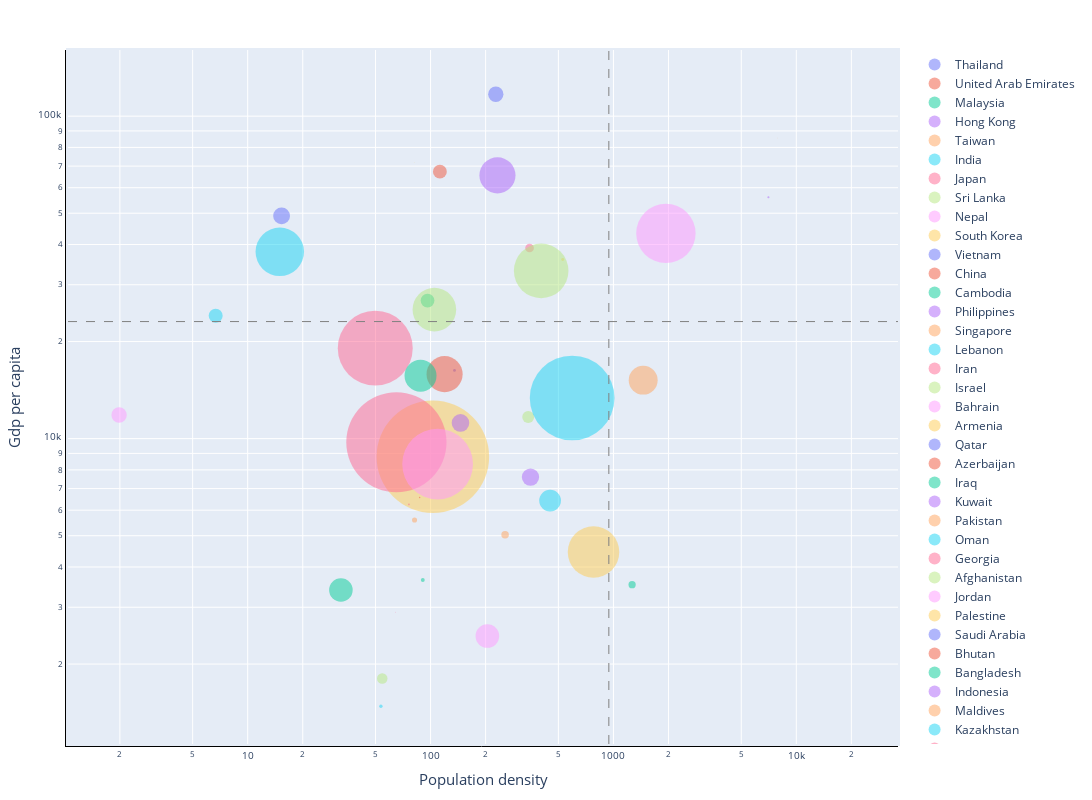

The notebook cell saved with this chart:
### Code cell
fig_cross_plot = plot_scatter(df_plot[df_plot.continent == 'Asia'], x='population_density',y='gdp_per_capita',\
                   size='total_deaths_per_million', marker_size=250)
plotly_streamlit_layout(fig_cross_plot, height=800, width=1600)

# st.plotly_chart(fig_cross_plot)
# fig_cross_plot.update_traces(marker_size={50})

# fig_cross_plot.update_traces(marker=dict(size=list(df_plot.size_by_marker)))

### Figure 1 — Plotly figure (JSON) as saved in the notebook; plotly's stock layout.template omitted (floating-point values rounded to 4 significant figures)
{"data": [{"hoverinfo": "text", "hovertext": "<b>Thailand</b><br>Total deaths per million : 37", "marker": {"color": "#636EFA", "opacity": 0.5, "size": 2.762}, "mode": "markers", "name": "Thailand", "type": "scatter", "x": [135.1], "y": [16280.0]}, {"hoverinfo": "text", "hovertext": "<b>United Arab Emirates</b><br>Total deaths per million : 188", "marker": {"color": "#EF553B", "opacity": 0.5, "size": 13.81}, "mode": "markers", "name": "United Arab Emirates", "type": "scatter", "x": [112.4], "y": [67290.0]}, {"hoverinfo": "text", "hovertext": "<b>Malaysia</b><br>Total deaths per million : 187", "marker": {"color": "#00CC96", "opacity": 0.5, "size": 13.77}, "mode": "markers", "name": "Malaysia", "type": "scatter", "x": [96.25], "y": [26810.0]}, {"hoverinfo": "text", "hovertext": "<b>Hong Kong</b><br>Total deaths per million : 28", "marker": {"color": "#AB63FA", "opacity": 0.5, "size": 2.077}, "mode": "markers", "name": "Hong Kong", "type": "scatter", "x": [7040.0], "y": [56050.0]}, {"hoverinfo": "text", "hovertext": "<b>Taiwan</b><br>Total deaths per million : 30", "marker": {"color": "#FFA15A", "opacity": 0.5, "size": 2.27}, "mode": "markers", "name": "Taiwan", "type": "scatter", "x": [0], "y": [0]}, {"hoverinfo": "text", "hovertext": "<b>India</b><br>Total deaths per million : 295", "marker": {"color": "#19D3F3", "opacity": 0.5, "size": 21.72}, "mode": "markers", "name": "India", "type": "scatter", "x": [450.4], "y": [6427.0]}, {"hoverinfo": "text", "hovertext": "<b>Japan</b><br>Total deaths per million : 117", "marker": {"color": "#FF6692", "opacity": 0.5, "size": 8.65}, "mode": "markers", "name": "Japan", "type": "scatter", "x": [347.8], "y": [39000.0]}, {"hoverinfo": "text", "hovertext": "<b>Sri Lanka</b><br>Total deaths per million : 161", "marker": {"color": "#B6E880", "opacity": 0.5, "size": 11.89}, "mode": "markers", "name": "Sri Lanka", "type": "scatter", "x": [342.0], "y": [11670.0]}, {"hoverinfo": "text", "hovertext": "<b>Nepal</b><br>Total deaths per million : 321", "marker": {"color": "#FF97FF", "opacity": 0.5, "size": 23.6}, "mode": "markers", "name": "Nepal", "type": "scatter", "x": [204.4], "y": [2443.0]}, {"hoverinfo": "text", "hovertext": "<b>South Korea</b><br>Total deaths per million : 39", "marker": {"color": "#FECB52", "opacity": 0.5, "size": 2.927}, "mode": "markers", "name": "South Korea", "type": "scatter", "x": [528.0], "y": [35940.0]}, {"hoverinfo": "text", "hovertext": "<b>Vietnam</b><br>Total deaths per million : 1", "marker": {"color": "#636EFA", "opacity": 0.5, "size": 0.08454}, "mode": "markers", "name": "Vietnam", "type": "scatter", "x": [308.1], "y": [6172.0]}, {"hoverinfo": "text", "hovertext": "<b>China</b><br>Total deaths per million : 3", "marker": {"color": "#EF553B", "opacity": 0.5, "size": 0.2366}, "mode": "markers", "name": "China", "type": "scatter", "x": [147.7], "y": [15310.0]}, {"hoverinfo": "text", "hovertext": "<b>Cambodia</b><br>Total deaths per million : 52", "marker": {"color": "#00CC96", "opacity": 0.5, "size": 3.87}, "mode": "markers", "name": "Cambodia", "type": "scatter", "x": [90.67], "y": [3645.0]}, {"hoverinfo": "text", "hovertext": "<b>Philippines</b><br>Total deaths per million : 235", "marker": {"color": "#AB63FA", "opacity": 0.5, "size": 17.3}, "mode": "markers", "name": "Philippines", "type": "scatter", "x": [351.9], "y": [7599.0]}, {"hoverinfo": "text", "hovertext": "<b>Singapore</b><br>Total deaths per million : 6", "marker": {"color": "#FFA15A", "opacity": 0.5, "size": 0.4519}, "mode": "markers", "name": "Singapore", "type": "scatter", "x": [7916.0], "y": [85540.0]}, {"hoverinfo": "text", "hovertext": "<b>Lebanon</b><br>Total deaths per million : 1153", "marker": {"color": "#19D3F3", "opacity": 0.5, "size": 84.72}, "mode": "markers", "name": "Lebanon", "type": "scatter", "x": [594.6], "y": [13370.0]}, {"hoverinfo": "text", "hovertext": "<b>Iran</b><br>Total deaths per million : 1020", "marker": {"color": "#FF6692", "opacity": 0.5, "size": 74.93}, "mode": "markers", "name": "Iran", "type": "scatter", "x": [49.83], "y": [19080.0]}, {"hoverinfo": "text", "hovertext": "<b>Israel</b><br>Total deaths per million : 743", "marker": {"color": "#B6E880", "opacity": 0.5, "size": 54.6}, "mode": "markers", "name": "Israel", "type": "scatter", "x": [402.6], "y": [33130.0]}, {"hoverinfo": "text", "hovertext": "<b>Bahrain</b><br>Total deaths per million : 808", "marker": {"color": "#FF97FF", "opacity": 0.5, "size": 59.39}, "mode": "markers", "name": "Bahrain", "type": "scatter", "x": [1936.0], "y": [43290.0]}, {"hoverinfo": "text", "hovertext": "<b>Armenia</b><br>Total deaths per million : 1532", "marker": {"color": "#FECB52", "opacity": 0.5, "size": 112.6}, "mode": "markers", "name": "Armenia", "type": "scatter", "x": [102.9], "y": [8788.0]}, {"hoverinfo": "text", "hovertext": "<b>Qatar</b><br>Total deaths per million : 207", "marker": {"color": "#636EFA", "opacity": 0.5, "size": 15.27}, "mode": "markers", "name": "Qatar", "type": "scatter", "x": [227.3], "y": [116900.0]}, {"hoverinfo": "text", "hovertext": "<b>Azerbaijan</b><br>Total deaths per million : 491", "marker": {"color": "#EF553B", "opacity": 0.5, "size": 36.1}, "mode": "markers", "name": "Azerbaijan", "type": "scatter", "x": [119.3], "y": [15850.0]}, {"hoverinfo": "text", "hovertext": "<b>Iraq</b><br>Total deaths per million : 435", "marker": {"color": "#00CC96", "opacity": 0.5, "size": 31.98}, "mode": "markers", "name": "Iraq", "type": "scatter", "x": [88.12], "y": [15660.0]}, {"hoverinfo": "text", "hovertext": "<b>Kuwait</b><br>Total deaths per million : 491", "marker": {"color": "#AB63FA", "opacity": 0.5, "size": 36.12}, "mode": "markers", "name": "Kuwait", "type": "scatter", "x": [232.1], "y": [65530.0]}, {"hoverinfo": "text", "hovertext": "<b>Pakistan</b><br>Total deaths per million : 102", "marker": {"color": "#FFA15A", "opacity": 0.5, "size": 7.509}, "mode": "markers", "name": "Pakistan", "type": "scatter", "x": [255.6], "y": [5035.0]}, {"hoverinfo": "text", "hovertext": "<b>Oman</b><br>Total deaths per million : 660", "marker": {"color": "#19D3F3", "opacity": 0.5, "size": 48.48}, "mode": "markers", "name": "Oman", "type": "scatter", "x": [14.98], "y": [37960.0]}, {"hoverinfo": "text", "hovertext": "<b>Georgia</b><br>Total deaths per million : 1364", "marker": {"color": "#FF6692", "opacity": 0.5, "size": 100.2}, "mode": "markers", "name": "Georgia", "type": "scatter", "x": [65.03], "y": [9745.0]}, {"hoverinfo": "text", "hovertext": "<b>Afghanistan</b><br>Total deaths per million : 142", "marker": {"color": "#B6E880", "opacity": 0.5, "size": 10.49}, "mode": "markers", "name": "Afghanistan", "type": "scatter", "x": [54.42], "y": [1804.0]}, {"hoverinfo": "text", "hovertext": "<b>Jordan</b><br>Total deaths per million : 963", "marker": {"color": "#FF97FF", "opacity": 0.5, "size": 70.73}, "mode": "markers", "name": "Jordan", "type": "scatter", "x": [109.3], "y": [8337.0]}, {"hoverinfo": "text", "hovertext": "<b>Palestine</b><br>Total deaths per million : 701", "marker": {"color": "#FECB52", "opacity": 0.5, "size": 51.54}, "mode": "markers", "name": "Palestine", "type": "scatter", "x": [778.2], "y": [4450.0]}, {"hoverinfo": "text", "hovertext": "<b>Saudi Arabia</b><br>Total deaths per million : 228", "marker": {"color": "#636EFA", "opacity": 0.5, "size": 16.8}, "mode": "markers", "name": "Saudi Arabia", "type": "scatter", "x": [15.32], "y": [49050.0]}, {"hoverinfo": "text", "hovertext": "<b>Bhutan</b><br>Total deaths per million : 1", "marker": {"color": "#EF553B", "opacity": 0.5, "size": 0.09519}, "mode": "markers", "name": "Bhutan", "type": "scatter", "x": [21.19], "y": [8709.0]}, {"hoverinfo": "text", "hovertext": "<b>Bangladesh</b><br>Total deaths per million : 98", "marker": {"color": "#00CC96", "opacity": 0.5, "size": 7.22}, "mode": "markers", "name": "Bangladesh", "type": "scatter", "x": [1265.0], "y": [3524.0]}, {"hoverinfo": "text", "hovertext": "<b>Indonesia</b><br>Total deaths per million : 239", "marker": {"color": "#AB63FA", "opacity": 0.5, "size": 17.58}, "mode": "markers", "name": "Indonesia", "type": "scatter", "x": [145.7], "y": [11190.0]}, {"hoverinfo": "text", "hovertext": "<b>Maldives</b><br>Total deaths per million : 394", "marker": {"color": "#FFA15A", "opacity": 0.5, "size": 28.94}, "mode": "markers", "name": "Maldives", "type": "scatter", "x": [1454.0], "y": [15180.0]}, {"hoverinfo": "text", "hovertext": "<b>Kazakhstan</b><br>Total deaths per million : 190", "marker": {"color": "#19D3F3", "opacity": 0.5, "size": 13.96}, "mode": "markers", "name": "Kazakhstan", "type": "scatter", "x": [6.681], "y": [24060.0]}, {"hoverinfo": "text", "hovertext": "<b>Uzbekistan</b><br>Total deaths per million : 22", "marker": {"color": "#FF6692", "opacity": 0.5, "size": 1.683}, "mode": "markers", "name": "Uzbekistan", "type": "scatter", "x": [76.13], "y": [6253.0]}, {"hoverinfo": "text", "hovertext": "<b>Turkey</b><br>Total deaths per million : 593", "marker": {"color": "#B6E880", "opacity": 0.5, "size": 43.63}, "mode": "markers", "name": "Turkey", "type": "scatter", "x": [104.9], "y": [25130.0]}, {"hoverinfo": "text", "hovertext": "<b>Mongolia</b><br>Total deaths per million : 208", "marker": {"color": "#FF97FF", "opacity": 0.5, "size": 15.32}, "mode": "markers", "name": "Mongolia", "type": "scatter", "x": [1.98], "y": [11840.0]}, {"hoverinfo": "text", "hovertext": "<b>Brunei</b><br>Total deaths per million : 6", "marker": {"color": "#FECB52", "opacity": 0.5, "size": 0.5036}, "mode": "markers", "name": "Brunei", "type": "scatter", "x": [81.35], "y": [71810.0]}, {"hoverinfo": "text", "hovertext": "<b>Syria</b><br>Total deaths per million : 108", "marker": {"color": "#636EFA", "opacity": 0.5, "size": 7.957}, "mode": "markers", "name": "Syria", "type": "scatter", "x": [0], "y": [0]}, {"hoverinfo": "text", "hovertext": "<b>Timor</b><br>Total deaths per million : 18", "marker": {"color": "#EF553B", "opacity": 0.5, "size": 1.393}, "mode": "markers", "name": "Timor", "type": "scatter", "x": [87.18], "y": [6570.0]}, {"hoverinfo": "text", "hovertext": "<b>Kyrgyzstan</b><br>Total deaths per million : 320", "marker": {"color": "#00CC96", "opacity": 0.5, "size": 23.56}, "mode": "markers", "name": "Kyrgyzstan", "type": "scatter", "x": [32.33], "y": [3393.0]}, {"hoverinfo": "text", "hovertext": "<b>Laos</b><br>Total deaths per million : 1", "marker": {"color": "#AB63FA", "opacity": 0.5, "size": 0.07345}, "mode": "markers", "name": "Laos", "type": "scatter", "x": [29.71], "y": [6397.0]}, {"hoverinfo": "text", "hovertext": "<b>Myanmar</b><br>Total deaths per million : 69", "marker": {"color": "#FFA15A", "opacity": 0.5, "size": 5.07}, "mode": "markers", "name": "Myanmar", "type": "scatter", "x": [81.72], "y": [5592.0]}, {"hoverinfo": "text", "hovertext": "<b>Yemen</b><br>Total deaths per million : 45", "marker": {"color": "#19D3F3", "opacity": 0.5, "size": 3.364}, "mode": "markers", "name": "Yemen", "type": "scatter", "x": [53.51], "y": [1479.0]}, {"hoverinfo": "text", "hovertext": "<b>Tajikistan</b><br>Total deaths per million : 10", "marker": {"color": "#FF6692", "opacity": 0.5, "size": 0.7854}, "mode": "markers", "name": "Tajikistan", "type": "scatter", "x": [64.28], "y": [2897.0]}, {"hoverinfo": "text", "hovertext": "<b>Northern Cyprus</b><br>Total deaths per million : 1", "marker": {"color": "#B6E880", "opacity": 0.5, "size": 0.07345}, "mode": "markers", "name": "Northern Cyprus", "type": "scatter", "x": [0], "y": [0]}, {"hoverinfo": "text", "hovertext": "<b>Macao</b><br>Total deaths per million : 1", "marker": {"color": "#FF97FF", "opacity": 0.5, "size": 0.07345}, "mode": "markers", "name": "Macao", "type": "scatter", "x": [20550.0], "y": [104900.0]}, {"hoverinfo": "text", "hovertext": "<b>Turkmenistan</b><br>Total deaths per million : 1", "marker": {"color": "#FECB52", "opacity": 0.5, "size": 0.07345}, "mode": "markers", "name": "Turkmenistan", "type": "scatter", "x": [12.25], "y": [16390.0]}], "layout": {"bargap": 0.03, "height": 800, "legend": {"itemsizing": "constant"}, "margin": {"b": 50, "l": 50, "pad": 2, "r": 50, "t": 50}, "shapes": [{"line": {"color": "grey", "dash": "dash", "width": 1}, "type": "line", "x0": 943.6, "x1": 943.6, "xref": "x", "y0": 0, "y1": 1, "yref": "y domain"}, {"line": {"color": "grey", "dash": "dash", "width": 1}, "type": "line", "x0": 0, "x1": 1, "xref": "x domain", "y0": 23070.0, "y1": 23070.0, "yref": "y"}], "showlegend": true, "width": 1600, "xaxis": {"linecolor": "black", "linewidth": 1, "showline": true, "tickfont": {"size": 10}, "title": {"font": {"size": 15}, "text": "Population density"}, "type": "log"}, "yaxis": {"linecolor": "black", "linewidth": 1, "showline": true, "tickfont": {"size": 10}, "title": {"font": {"size": 15}, "text": "Gdp per capita"}, "type": "log"}}}
